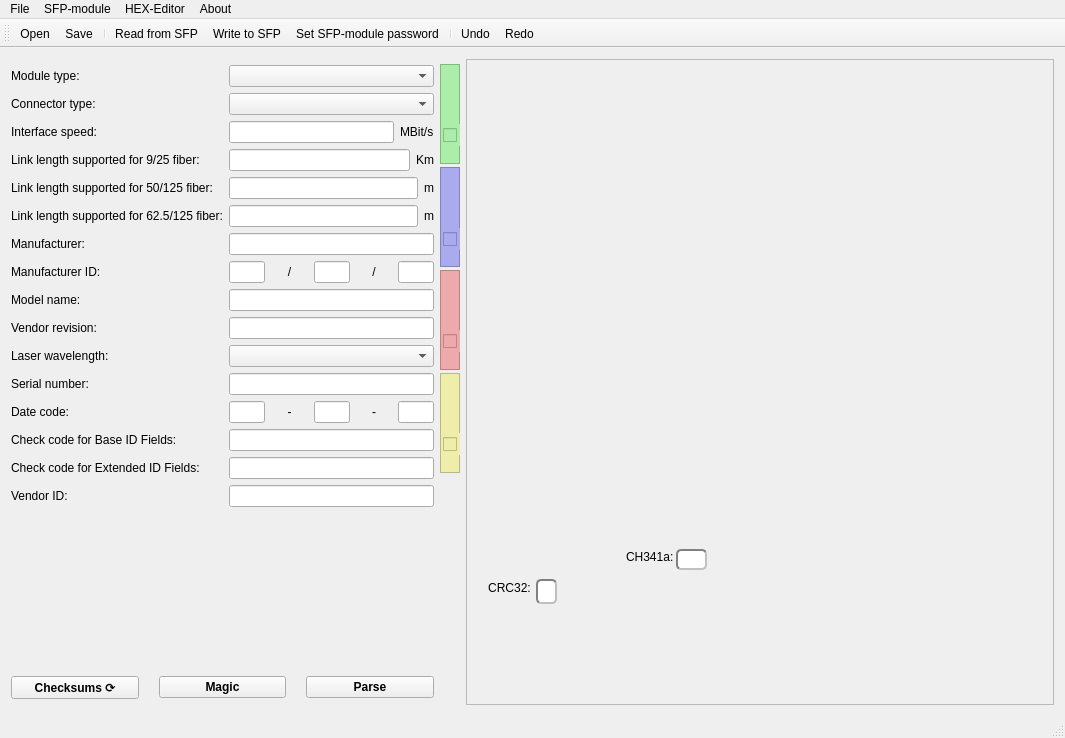
<?xml version="1.0" encoding="UTF-8"?>
<ui version="4.0">
 <class>MainWindow</class>
 <widget class="QMainWindow" name="MainWindow">
  <property name="geometry">
   <rect>
    <x>0</x>
    <y>0</y>
    <width>1065</width>
    <height>738</height>
   </rect>
  </property>
  <property name="minimumSize">
   <size>
    <width>1065</width>
    <height>0</height>
   </size>
  </property>
  <property name="windowTitle">
   <string>SFP-master - SFP module programmer for CH341A devices</string>
  </property>
  <property name="windowIcon">
   <iconset resource="resource.qrc">
    <normaloff>:/res/img/write64.png</normaloff>:/res/img/write64.png</iconset>
  </property>
  <widget class="QWidget" name="centralWidget">
   <layout class="QHBoxLayout" name="horizontalLayout_8">
    <item>
     <layout class="QVBoxLayout" name="verticalLayout">
      <property name="topMargin">
       <number>6</number>
      </property>
      <property name="bottomMargin">
       <number>6</number>
      </property>
      <item>
       <layout class="QFormLayout" name="formLayout">
        <item row="0" column="0">
         <widget class="QLabel" name="label">
          <property name="text">
           <string>Module type:</string>
          </property>
         </widget>
        </item>
        <item row="0" column="1">
         <widget class="QComboBox" name="comboBox_modtype">
          <property name="sizePolicy">
           <sizepolicy hsizetype="Expanding" vsizetype="Fixed">
            <horstretch>0</horstretch>
            <verstretch>0</verstretch>
           </sizepolicy>
          </property>
         </widget>
        </item>
        <item row="1" column="0">
         <widget class="QLabel" name="label_2">
          <property name="text">
           <string>Connector type:</string>
          </property>
         </widget>
        </item>
        <item row="1" column="1">
         <widget class="QComboBox" name="comboBox_connector">
          <property name="sizePolicy">
           <sizepolicy hsizetype="Expanding" vsizetype="Fixed">
            <horstretch>0</horstretch>
            <verstretch>0</verstretch>
           </sizepolicy>
          </property>
         </widget>
        </item>
        <item row="2" column="0">
         <widget class="QLabel" name="label_3">
          <property name="text">
           <string>Interface speed:</string>
          </property>
         </widget>
        </item>
        <item row="2" column="1">
         <layout class="QHBoxLayout" name="horizontalLayout_2">
          <item>
           <widget class="QLineEdit" name="lineEdit_ifspeed">
            <property name="text">
             <string/>
            </property>
           </widget>
          </item>
          <item>
           <widget class="QLabel" name="label_19">
            <property name="text">
             <string>MBit/s</string>
            </property>
           </widget>
          </item>
         </layout>
        </item>
        <item row="3" column="0">
         <widget class="QLabel" name="label_4">
          <property name="text">
           <string>Link length supported for 9/25 fiber:</string>
          </property>
         </widget>
        </item>
        <item row="3" column="1">
         <layout class="QHBoxLayout" name="horizontalLayout_3">
          <item>
           <widget class="QLineEdit" name="lineEdit_925">
            <property name="text">
             <string/>
            </property>
           </widget>
          </item>
          <item>
           <widget class="QLabel" name="label_20">
            <property name="text">
             <string>Km</string>
            </property>
           </widget>
          </item>
         </layout>
        </item>
        <item row="4" column="0">
         <widget class="QLabel" name="label_5">
          <property name="text">
           <string>Link length supported for 50/125 fiber:</string>
          </property>
         </widget>
        </item>
        <item row="4" column="1">
         <layout class="QHBoxLayout" name="horizontalLayout_4">
          <item>
           <widget class="QLineEdit" name="lineEdit_50125">
            <property name="text">
             <string/>
            </property>
           </widget>
          </item>
          <item>
           <widget class="QLabel" name="label_21">
            <property name="text">
             <string>m</string>
            </property>
           </widget>
          </item>
         </layout>
        </item>
        <item row="5" column="0">
         <widget class="QLabel" name="label_6">
          <property name="text">
           <string>Link length supported for 62.5/125 fiber:</string>
          </property>
         </widget>
        </item>
        <item row="5" column="1">
         <layout class="QHBoxLayout" name="horizontalLayout_5">
          <item>
           <widget class="QLineEdit" name="lineEdit_62125">
            <property name="text">
             <string/>
            </property>
           </widget>
          </item>
          <item>
           <widget class="QLabel" name="label_22">
            <property name="text">
             <string>m</string>
            </property>
           </widget>
          </item>
         </layout>
        </item>
        <item row="6" column="0">
         <widget class="QLabel" name="label_7">
          <property name="text">
           <string>Manufacturer:</string>
          </property>
         </widget>
        </item>
        <item row="6" column="1">
         <widget class="QLineEdit" name="lineEdit_manuf">
          <property name="text">
           <string/>
          </property>
         </widget>
        </item>
        <item row="7" column="0">
         <widget class="QLabel" name="label_8">
          <property name="text">
           <string>Manufacturer ID:</string>
          </property>
         </widget>
        </item>
        <item row="7" column="1">
         <layout class="QHBoxLayout" name="horizontalLayout" stretch="0,0,0,0,0">
          <property name="spacing">
           <number>4</number>
          </property>
          <property name="leftMargin">
           <number>0</number>
          </property>
          <property name="rightMargin">
           <number>0</number>
          </property>
          <item>
           <widget class="QLineEdit" name="lineEdit_manid0">
            <property name="minimumSize">
             <size>
              <width>36</width>
              <height>0</height>
             </size>
            </property>
            <property name="maximumSize">
             <size>
              <width>36</width>
              <height>16777215</height>
             </size>
            </property>
            <property name="alignment">
             <set>Qt::AlignCenter</set>
            </property>
           </widget>
          </item>
          <item>
           <widget class="QLabel" name="label_11">
            <property name="text">
             <string>/</string>
            </property>
            <property name="alignment">
             <set>Qt::AlignCenter</set>
            </property>
           </widget>
          </item>
          <item>
           <widget class="QLineEdit" name="lineEdit_manid1">
            <property name="minimumSize">
             <size>
              <width>36</width>
              <height>0</height>
             </size>
            </property>
            <property name="maximumSize">
             <size>
              <width>36</width>
              <height>16777215</height>
             </size>
            </property>
            <property name="alignment">
             <set>Qt::AlignCenter</set>
            </property>
           </widget>
          </item>
          <item>
           <widget class="QLabel" name="label_18">
            <property name="text">
             <string>/</string>
            </property>
            <property name="alignment">
             <set>Qt::AlignCenter</set>
            </property>
           </widget>
          </item>
          <item>
           <widget class="QLineEdit" name="lineEdit_manid2">
            <property name="minimumSize">
             <size>
              <width>36</width>
              <height>0</height>
             </size>
            </property>
            <property name="maximumSize">
             <size>
              <width>36</width>
              <height>16777215</height>
             </size>
            </property>
            <property name="alignment">
             <set>Qt::AlignCenter</set>
            </property>
           </widget>
          </item>
         </layout>
        </item>
        <item row="8" column="0">
         <widget class="QLabel" name="label_9">
          <property name="text">
           <string>Model name:</string>
          </property>
         </widget>
        </item>
        <item row="8" column="1">
         <widget class="QLineEdit" name="lineEdit_model">
          <property name="text">
           <string/>
          </property>
         </widget>
        </item>
        <item row="9" column="0">
         <widget class="QLabel" name="label_10">
          <property name="text">
           <string>Vendor revision:</string>
          </property>
         </widget>
        </item>
        <item row="9" column="1">
         <widget class="QLineEdit" name="lineEdit_revision">
          <property name="text">
           <string/>
          </property>
         </widget>
        </item>
        <item row="10" column="0">
         <widget class="QLabel" name="label_12">
          <property name="text">
           <string>Laser wavelength:</string>
          </property>
         </widget>
        </item>
        <item row="10" column="1">
         <widget class="QComboBox" name="comboBox_wavelength">
          <property name="sizePolicy">
           <sizepolicy hsizetype="Expanding" vsizetype="Fixed">
            <horstretch>0</horstretch>
            <verstretch>0</verstretch>
           </sizepolicy>
          </property>
         </widget>
        </item>
        <item row="11" column="0">
         <widget class="QLabel" name="label_13">
          <property name="text">
           <string>Serial number:</string>
          </property>
         </widget>
        </item>
        <item row="11" column="1">
         <widget class="QLineEdit" name="lineEdit_sernum">
          <property name="text">
           <string/>
          </property>
         </widget>
        </item>
        <item row="12" column="0">
         <widget class="QLabel" name="label_14">
          <property name="text">
           <string>Date code: </string>
          </property>
         </widget>
        </item>
        <item row="12" column="1">
         <layout class="QHBoxLayout" name="horizontalLayout_6">
          <item>
           <widget class="QLineEdit" name="lineEdit_day">
            <property name="minimumSize">
             <size>
              <width>36</width>
              <height>0</height>
             </size>
            </property>
            <property name="maximumSize">
             <size>
              <width>36</width>
              <height>16777215</height>
             </size>
            </property>
            <property name="text">
             <string/>
            </property>
            <property name="alignment">
             <set>Qt::AlignCenter</set>
            </property>
           </widget>
          </item>
          <item>
           <widget class="QLabel" name="label_24">
            <property name="text">
             <string>-</string>
            </property>
            <property name="alignment">
             <set>Qt::AlignCenter</set>
            </property>
           </widget>
          </item>
          <item>
           <widget class="QLineEdit" name="lineEdit_mon">
            <property name="minimumSize">
             <size>
              <width>36</width>
              <height>0</height>
             </size>
            </property>
            <property name="maximumSize">
             <size>
              <width>36</width>
              <height>16777215</height>
             </size>
            </property>
            <property name="text">
             <string/>
            </property>
            <property name="alignment">
             <set>Qt::AlignCenter</set>
            </property>
           </widget>
          </item>
          <item>
           <widget class="QLabel" name="label_23">
            <property name="text">
             <string>-</string>
            </property>
            <property name="alignment">
             <set>Qt::AlignCenter</set>
            </property>
           </widget>
          </item>
          <item>
           <widget class="QLineEdit" name="lineEdit_year">
            <property name="minimumSize">
             <size>
              <width>36</width>
              <height>0</height>
             </size>
            </property>
            <property name="maximumSize">
             <size>
              <width>36</width>
              <height>16777215</height>
             </size>
            </property>
            <property name="text">
             <string/>
            </property>
            <property name="alignment">
             <set>Qt::AlignCenter</set>
            </property>
           </widget>
          </item>
         </layout>
        </item>
        <item row="13" column="0">
         <widget class="QLabel" name="label_15">
          <property name="text">
           <string>Check code for Base ID Fields: </string>
          </property>
         </widget>
        </item>
        <item row="13" column="1">
         <widget class="QLineEdit" name="lineEdit_crclow">
          <property name="text">
           <string/>
          </property>
          <property name="readOnly">
           <bool>true</bool>
          </property>
         </widget>
        </item>
        <item row="14" column="0">
         <widget class="QLabel" name="label_16">
          <property name="text">
           <string>Check code for Extended ID Fields:</string>
          </property>
         </widget>
        </item>
        <item row="14" column="1">
         <widget class="QLineEdit" name="lineEdit_crchigh">
          <property name="text">
           <string/>
          </property>
          <property name="readOnly">
           <bool>true</bool>
          </property>
         </widget>
        </item>
        <item row="16" column="0">
         <widget class="QLabel" name="label_17">
          <property name="text">
           <string>Vendor ID:</string>
          </property>
         </widget>
        </item>
        <item row="16" column="1">
         <widget class="QLineEdit" name="lineEdit_vendorid">
          <property name="text">
           <string/>
          </property>
         </widget>
        </item>
       </layout>
      </item>
      <item>
       <layout class="QHBoxLayout" name="horizontalLayout_7">
        <property name="spacing">
         <number>20</number>
        </property>
        <item>
         <widget class="QPushButton" name="pushButton_checksum">
          <property name="font">
           <font>
            <weight>75</weight>
            <bold>true</bold>
           </font>
          </property>
          <property name="text">
           <string>Checksums ⟳</string>
          </property>
         </widget>
        </item>
        <item>
         <widget class="QPushButton" name="pushButton_magic">
          <property name="font">
           <font>
            <weight>75</weight>
            <bold>true</bold>
           </font>
          </property>
          <property name="text">
           <string>Magic</string>
          </property>
         </widget>
        </item>
        <item>
         <widget class="QPushButton" name="pushButton_parsing">
          <property name="font">
           <font>
            <weight>75</weight>
            <bold>true</bold>
           </font>
          </property>
          <property name="text">
           <string>Parse</string>
          </property>
         </widget>
        </item>
       </layout>
      </item>
     </layout>
    </item>
    <item>
     <layout class="QVBoxLayout" name="verticalLayout_2">
      <property name="spacing">
       <number>3</number>
      </property>
      <property name="topMargin">
       <number>5</number>
      </property>
      <property name="bottomMargin">
       <number>6</number>
      </property>
      <item>
       <widget class="QFrame" name="frame_2">
        <property name="minimumSize">
         <size>
          <width>20</width>
          <height>100</height>
         </size>
        </property>
        <property name="maximumSize">
         <size>
          <width>20</width>
          <height>16777215</height>
         </size>
        </property>
        <property name="styleSheet">
         <string notr="true">background: #aea;</string>
        </property>
        <property name="frameShape">
         <enum>QFrame::StyledPanel</enum>
        </property>
        <property name="frameShadow">
         <enum>QFrame::Raised</enum>
        </property>
        <widget class="QCheckBox" name="checkBox_1">
         <property name="geometry">
          <rect>
           <x>3</x>
           <y>60</y>
           <width>71</width>
           <height>22</height>
          </rect>
         </property>
         <property name="text">
          <string/>
         </property>
        </widget>
       </widget>
      </item>
      <item>
       <widget class="QFrame" name="frame_3">
        <property name="minimumSize">
         <size>
          <width>20</width>
          <height>100</height>
         </size>
        </property>
        <property name="maximumSize">
         <size>
          <width>20</width>
          <height>16777215</height>
         </size>
        </property>
        <property name="styleSheet">
         <string notr="true">background: #aae;</string>
        </property>
        <property name="frameShape">
         <enum>QFrame::StyledPanel</enum>
        </property>
        <property name="frameShadow">
         <enum>QFrame::Raised</enum>
        </property>
        <widget class="QCheckBox" name="checkBox_2">
         <property name="geometry">
          <rect>
           <x>3</x>
           <y>61</y>
           <width>71</width>
           <height>22</height>
          </rect>
         </property>
         <property name="text">
          <string/>
         </property>
        </widget>
       </widget>
      </item>
      <item>
       <widget class="QFrame" name="frame_4">
        <property name="minimumSize">
         <size>
          <width>20</width>
          <height>100</height>
         </size>
        </property>
        <property name="maximumSize">
         <size>
          <width>20</width>
          <height>16777215</height>
         </size>
        </property>
        <property name="styleSheet">
         <string notr="true">background: #eaa;</string>
        </property>
        <property name="frameShape">
         <enum>QFrame::StyledPanel</enum>
        </property>
        <property name="frameShadow">
         <enum>QFrame::Raised</enum>
        </property>
        <widget class="QCheckBox" name="checkBox_3">
         <property name="geometry">
          <rect>
           <x>3</x>
           <y>60</y>
           <width>71</width>
           <height>22</height>
          </rect>
         </property>
         <property name="text">
          <string/>
         </property>
        </widget>
       </widget>
      </item>
      <item>
       <widget class="QFrame" name="frame_5">
        <property name="minimumSize">
         <size>
          <width>20</width>
          <height>100</height>
         </size>
        </property>
        <property name="maximumSize">
         <size>
          <width>20</width>
          <height>16777215</height>
         </size>
        </property>
        <property name="styleSheet">
         <string notr="true">background: #eea;</string>
        </property>
        <property name="frameShape">
         <enum>QFrame::StyledPanel</enum>
        </property>
        <property name="frameShadow">
         <enum>QFrame::Raised</enum>
        </property>
        <widget class="QCheckBox" name="checkBox_4">
         <property name="geometry">
          <rect>
           <x>3</x>
           <y>60</y>
           <width>71</width>
           <height>22</height>
          </rect>
         </property>
         <property name="text">
          <string/>
         </property>
        </widget>
       </widget>
      </item>
      <item>
       <spacer name="verticalSpacer">
        <property name="orientation">
         <enum>Qt::Vertical</enum>
        </property>
        <property name="sizeHint" stdset="0">
         <size>
          <width>17</width>
          <height>17</height>
         </size>
        </property>
       </spacer>
      </item>
     </layout>
    </item>
    <item>
     <layout class="QVBoxLayout" name="verticalLayout_3">
      <item>
       <widget class="QFrame" name="frame">
        <property name="minimumSize">
         <size>
          <width>588</width>
          <height>575</height>
         </size>
        </property>
        <property name="frameShape">
         <enum>QFrame::StyledPanel</enum>
        </property>
        <property name="frameShadow">
         <enum>QFrame::Raised</enum>
        </property>
        <widget class="QLabel" name="cLabel">
         <property name="geometry">
          <rect>
           <x>10</x>
           <y>520</y>
           <width>67</width>
           <height>17</height>
          </rect>
         </property>
         <property name="text">
          <string>CRC32:</string>
         </property>
         <property name="alignment">
          <set>Qt::AlignCenter</set>
         </property>
        </widget>
        <widget class="QLineEdit" name="crcEdit">
         <property name="geometry">
          <rect>
           <x>70</x>
           <y>520</y>
           <width>21</width>
           <height>25</height>
          </rect>
         </property>
         <property name="maximumSize">
          <size>
           <width>120</width>
           <height>25</height>
          </size>
         </property>
         <property name="font">
          <font>
           <weight>75</weight>
           <bold>true</bold>
          </font>
         </property>
         <property name="styleSheet">
          <string notr="true">border: 2px solid gray;border-radius: 5px;font-weight:600;border-style:inset;</string>
         </property>
        </widget>
        <widget class="QLineEdit" name="eStatus">
         <property name="geometry">
          <rect>
           <x>210</x>
           <y>490</y>
           <width>31</width>
           <height>21</height>
          </rect>
         </property>
         <property name="maximumSize">
          <size>
           <width>120</width>
           <height>25</height>
          </size>
         </property>
         <property name="font">
          <font>
           <weight>75</weight>
           <bold>true</bold>
          </font>
         </property>
         <property name="styleSheet">
          <string>border: 2px solid gray;border-radius: 5px;font-weight:600;border-style:inset;</string>
         </property>
        </widget>
        <widget class="QLabel" name="lStatus">
         <property name="geometry">
          <rect>
           <x>160</x>
           <y>490</y>
           <width>61</width>
           <height>16</height>
          </rect>
         </property>
         <property name="text">
          <string>CH341a:</string>
         </property>
        </widget>
       </widget>
      </item>
     </layout>
    </item>
   </layout>
  </widget>
  <widget class="QMenuBar" name="menuBar">
   <property name="geometry">
    <rect>
     <x>0</x>
     <y>0</y>
     <width>1065</width>
     <height>25</height>
    </rect>
   </property>
   <widget class="QMenu" name="menuFile">
    <property name="title">
     <string>File</string>
    </property>
    <addaction name="actionLoad"/>
    <addaction name="actionSave"/>
    <addaction name="separator"/>
    <addaction name="actionExit"/>
   </widget>
   <widget class="QMenu" name="menuSFP_module">
    <property name="title">
     <string>SFP-module</string>
    </property>
    <addaction name="actionRead_SFP"/>
    <addaction name="actionWrite_to_SFP"/>
    <addaction name="actionSet_module_password"/>
   </widget>
   <widget class="QMenu" name="menuAbout">
    <property name="title">
     <string>About</string>
    </property>
    <addaction name="actionAbout"/>
   </widget>
   <widget class="QMenu" name="menuEditor">
    <property name="title">
     <string>HEX-Editor</string>
    </property>
    <addaction name="actionUndo"/>
    <addaction name="actionRedo"/>
   </widget>
   <addaction name="menuFile"/>
   <addaction name="menuSFP_module"/>
   <addaction name="menuEditor"/>
   <addaction name="menuAbout"/>
  </widget>
  <widget class="QToolBar" name="mainToolBar">
   <property name="minimumSize">
    <size>
     <width>0</width>
     <height>0</height>
    </size>
   </property>
   <property name="iconSize">
    <size>
     <width>48</width>
     <height>48</height>
    </size>
   </property>
   <attribute name="toolBarArea">
    <enum>TopToolBarArea</enum>
   </attribute>
   <attribute name="toolBarBreak">
    <bool>false</bool>
   </attribute>
   <addaction name="actionLoad"/>
   <addaction name="actionSave"/>
   <addaction name="separator"/>
   <addaction name="actionRead_SFP"/>
   <addaction name="actionWrite_to_SFP"/>
   <addaction name="actionSet_module_password"/>
   <addaction name="separator"/>
   <addaction name="actionUndo"/>
   <addaction name="actionRedo"/>
  </widget>
  <widget class="QStatusBar" name="statusBar"/>
  <action name="actionLoad">
   <property name="icon">
    <iconset resource="resource.qrc">
     <normaloff>:/res/img/open64.png</normaloff>:/res/img/open64.png</iconset>
   </property>
   <property name="text">
    <string>Open</string>
   </property>
   <property name="shortcut">
    <string>Ctrl+O</string>
   </property>
  </action>
  <action name="actionSave">
   <property name="icon">
    <iconset resource="resource.qrc">
     <normaloff>:/res/img/save64.png</normaloff>:/res/img/save64.png</iconset>
   </property>
   <property name="text">
    <string>Save</string>
   </property>
   <property name="toolTip">
    <string>Save the image of the SFP module on your computer</string>
   </property>
   <property name="shortcut">
    <string>Ctrl+S</string>
   </property>
  </action>
  <action name="actionRead_SFP">
   <property name="icon">
    <iconset resource="resource.qrc">
     <normaloff>:/res/img/read64.png</normaloff>:/res/img/read64.png</iconset>
   </property>
   <property name="text">
    <string>Read from SFP</string>
   </property>
   <property name="toolTip">
    <string>Reading data from the SFP module</string>
   </property>
   <property name="shortcut">
    <string>Ctrl+R</string>
   </property>
  </action>
  <action name="actionWrite_to_SFP">
   <property name="icon">
    <iconset resource="resource.qrc">
     <normaloff>:/res/img/write64.png</normaloff>:/res/img/write64.png</iconset>
   </property>
   <property name="text">
    <string>Write to SFP</string>
   </property>
   <property name="toolTip">
    <string>Writing data to the SFP module</string>
   </property>
   <property name="shortcut">
    <string>Ctrl+W</string>
   </property>
  </action>
  <action name="actionSet_module_password">
   <property name="icon">
    <iconset resource="resource.qrc">
     <normaloff>:/res/img/password64.png</normaloff>:/res/img/password64.png</iconset>
   </property>
   <property name="text">
    <string>Set SFP-module password</string>
   </property>
   <property name="toolTip">
    <string>Set SFP-module password for writing data</string>
   </property>
   <property name="shortcut">
    <string>Ctrl+P</string>
   </property>
  </action>
  <action name="actionAbout">
   <property name="text">
    <string>About</string>
   </property>
   <property name="toolTip">
    <string>About SFP-Master</string>
   </property>
   <property name="shortcut">
    <string>Ctrl+A</string>
   </property>
  </action>
  <action name="actionUndo">
   <property name="icon">
    <iconset resource="resource.qrc">
     <normaloff>:/res/img/undo64.png</normaloff>:/res/img/undo64.png</iconset>
   </property>
   <property name="text">
    <string>Undo</string>
   </property>
   <property name="shortcut">
    <string>Ctrl+Z</string>
   </property>
  </action>
  <action name="actionRedo">
   <property name="icon">
    <iconset resource="resource.qrc">
     <normaloff>:/res/img/redo64.png</normaloff>:/res/img/redo64.png</iconset>
   </property>
   <property name="text">
    <string>Redo</string>
   </property>
   <property name="shortcut">
    <string>Ctrl+Y</string>
   </property>
  </action>
  <action name="actionExit">
   <property name="icon">
    <iconset resource="resource.qrc">
     <normaloff>:/res/img/exit64.png</normaloff>:/res/img/exit64.png</iconset>
   </property>
   <property name="text">
    <string>Exit</string>
   </property>
   <property name="toolTip">
    <string>Exiting the programm</string>
   </property>
   <property name="shortcut">
    <string>Ctrl+X</string>
   </property>
  </action>
 </widget>
 <layoutdefault spacing="6" margin="11"/>
 <resources>
  <include location="resource.qrc"/>
 </resources>
 <connections/>
</ui>
